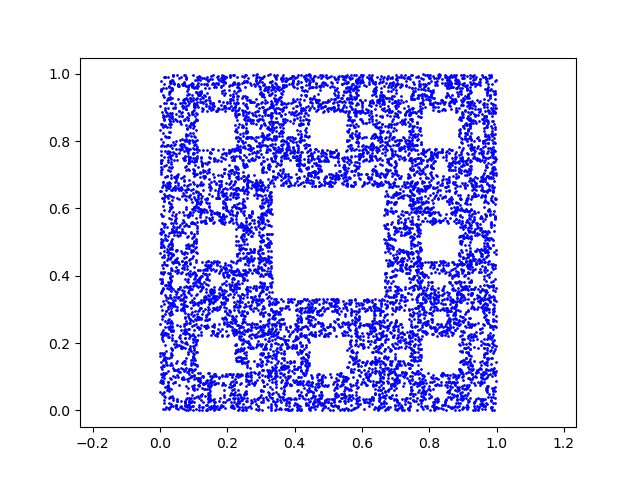

Reproduce this figure in Python.
#! /usr/bin/env python3
#
def sierpinski_carpet_chaos_test ( ):

#*****************************************************************************80
#
## sierpinski_carpet_chaos_test() tests sierpinski_carpet_chaos().
#
#  Licensing:
#
#    This code is distributed under the MIT license. 
#
#  Modified:
#
#    19 August 2025
#
#  Author:
#
#    John Burkardt
#
  import numpy as np
  import platform

  print ( '' )
  print ( 'sierpinski_carpet_chaos_test():' )
  print ( '  python version: ' + platform.python_version ( ) )
  print ( '  numpy version:  ' + np.version.version )
  print ( '  sierpinski_carpet_chaos() uses an iterated map to plot' )
  print ( '  the Sierpinski carpet.' )

  n = 10000
  print ( '  Apply the iteration map', n, 'times.' )
  sierpinski_carpet_chaos ( n )
#
#  Terminate.
#
  print ( '' )
  print ( 'sierpinski_carpet_chaos_test():' )
  print ( '  Normal end of execution.' )

  return

def sierpinski_carpet_chaos ( n ):

#*****************************************************************************80
#
## sierpinski_carpet_chaos() draws the Sierpinski carpet using an iterated function system.
#
#  Licensing:
#
#    This code is distributed under the MIT license. 
#
#  Modified:
#
#    19 August 2025
#
#  Author:
#
#    John Burkardt.
#
#  Reference:
#
#    Scott Bailey, Theodore Kim, Robert Strichartz,
#    Inside the Levy dragon,
#    American Mathematical Monthly,
#    Volume 109, Number 8, October 2002, pages 689-703.
#
#    Michael Barnsley, Alan Sloan,
#    A Better Way to Compress Images,
#    Byte Magazine,
#    Volume 13, Number 1, January 1988, pages 215-224.
#
#    Michael Barnsley,
#    Fractals Everywhere,
#    Academic Press, 1988,
#    ISBN: 0120790696,
#    LC: QA614.86.B37.
#
#    Michael Barnsley, Lyman Hurd,
#    Fractal Image Compression,
#    Peters, 1993,
#    ISBN: 1568810008,
#    LC: TA1632.B353
#
#    Alexander Dewdney,
#    Mathematical Recreations,
#    Scientific American,
#    Volume 262, Number 5, May 1990, pages 126-129.
#
#    Bernt Wahl, Peter VanRoy, Michael Larsen, Eric Kampman,
#    Exploring Fractals on the Mac,
#    Addison Wesley, 1995,
#    ISBN: 0201626306,
#    LC: QA614.86.W34.
#
#  Input:
#
#    integer n: the number of iterations.
#
  import matplotlib.pyplot as plt
  import numpy as np

  plt.clf ( )
#
#  Define the linear map.
#
  A = np.array ( [ \
    [  0.333,  0.000 ], \
    [  0.000,  0.333 ] ] )
#
#  Define the translations.
#
  b = np.array ( [ \
    [ 0.000,  0.666 ], \
    [ 0.333,  0.666 ], \
    [ 0.666,  0.666 ], \
    [ 0.000,  0.333 ], \
    [ 0.666,  0.333 ], \
    [ 0.000,  0.000 ], \
    [ 0.333,  0.000 ], \
    [ 0.666,  0.000 ] ] )
#
#  Random starting point in the unit square.
#
  x = np.random.random ( size = 2 )
#
#  Iterate the map n times.
#
  for _ in range ( n ):
    i = np.random.choice ( [ 0, 1, 2, 3, 4, 5, 6, 7 ] )
    x = np.dot ( A, x ) + b[i,:]
    plt.plot ( x[0], x[1], 'bo', markersize = 1 )
  plt.axis ( 'equal' )
  filename = 'sierpinski_carpet_chaos.png'
  plt.savefig ( filename )
  print ( '  Graphics saved as "' + filename + '"' )
  plt.close ( )

  return

def timestamp ( ):

#*****************************************************************************80
#
## timestamp() prints the date as a timestamp.
#
#  Licensing:
#
#    This code is distributed under the MIT license. 
#
#  Modified:
#
#    21 August 2019
#
#  Author:
#
#    John Burkardt
#
  import time

  t = time.time ( )
  print ( time.ctime ( t ) )

  return

if ( __name__ == '__main__' ):
  timestamp ( )
  sierpinski_carpet_chaos_test ( )
  timestamp ( )
